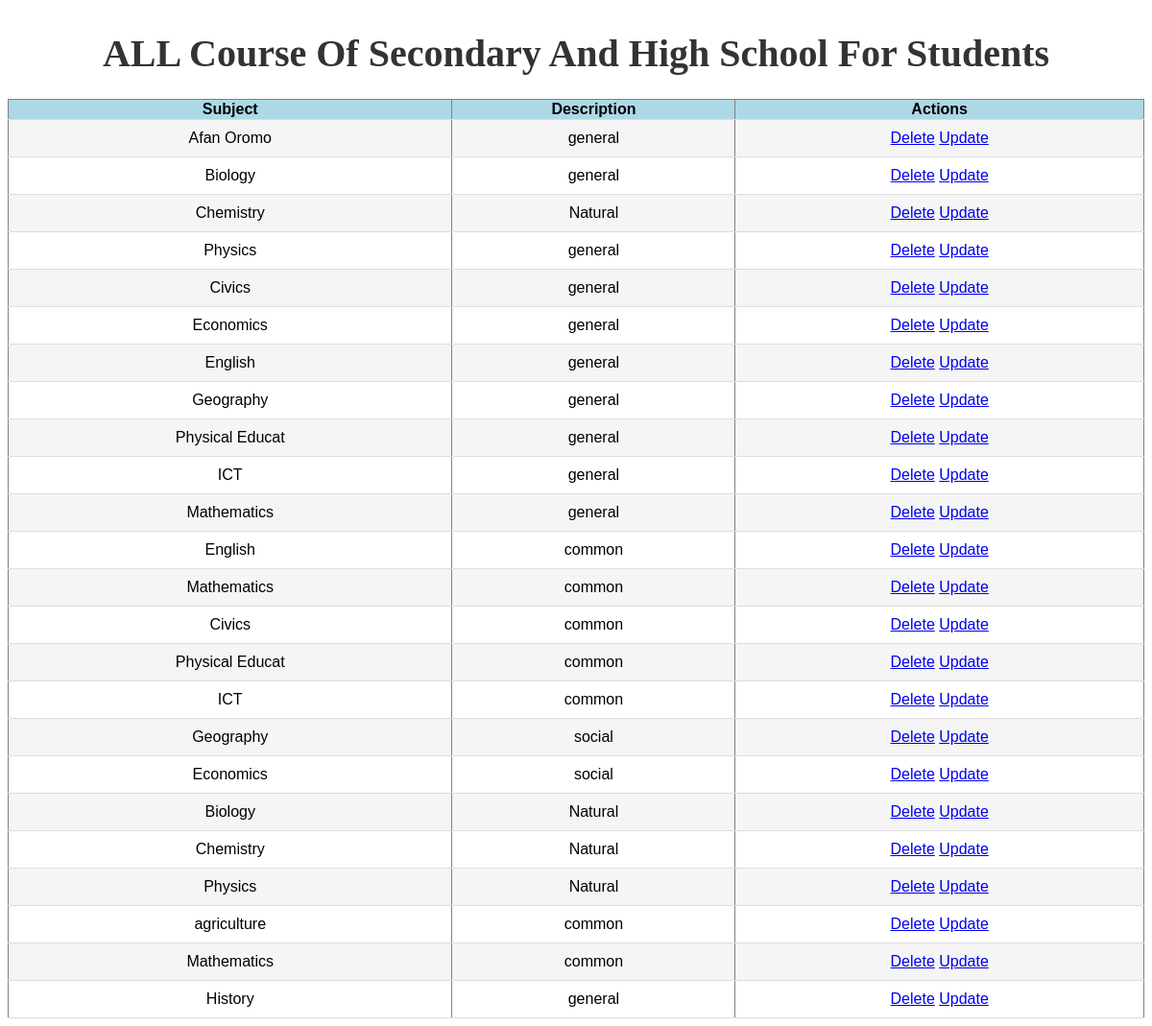
The app's page /allsubject.php with its own data.
### tables this page shows
CREATE TABLE `allsubject` (
  `subject` varchar(15) DEFAULT NULL,
  `description` varchar(15) DEFAULT NULL
);

### allsubject.php (the view, shortened to what this page needs)
<html>
<head>
</head>
<body>
<h1>ALL Course Of Secondary And High School For Students</h1>
</body>
</html>
<?php
$servername = "localhost";
$username = "root";
$password = "";
$dbname = "school_db";
$conn = new mysqli($servername, $username, $password, $dbname);
$sql = "SELECT * FROM allsubject";
$result = $conn->query($sql);
if ($result->num_rows > 0) {
    echo "<table border='1'>";
    echo "<tr>";
    $row = $result->fetch_assoc();
    foreach ($row as $key => $value) {
        echo "<th>" . ucfirst($key) . "</th>";
    }
    echo "<th>Actions</th>";
    echo "</tr>";
    $result->data_seek(0);
    while ($row = $result->fetch_assoc()) {
        echo "<tr>";
        foreach ($row as $value) {
            echo "<td>".$value."</td>";
        }
        echo "<td><a href='remove.php?subject=" . $row['subject'] . "'>Delete</a>
        <a href='edit.php?subject=" . $row['subject'] . "'>Update</a></td>";
        echo "</tr>";
    }
    echo "</table>";
} else {
    echo "No data found in the database.";
}
?>

### allsubject.php (style rules this page uses)
table { width: 100%; border-collapse: collapse; font-family: Arial, sans-serif; }
table,th,td { text-align:center; }
th { background-color:lightblue; }
tbody tr { border-bottom: 1px solid #ddd; }
tbody td { padding: 10px 15px; }
tbody tr:nth-of-type(even) { background-color: #f5f5f5; }
h1 { text-align: center; color: #333; font-size: 2.5rem; margin-top: 2rem; margin-bottom: 1.5rem; }
body { text-align:center; }

### records on screen
allsubject: subject "Afan Oromo", description "general"
allsubject: subject "Biology", description "general"
allsubject: subject "Chemistry", description "Natural"
allsubject: subject "Physics", description "general"
allsubject: subject "Civics", description "general"
allsubject: subject "Economics", description "general"
allsubject: subject "English", description "general"
allsubject: subject "Geography", description "general"
allsubject: subject "Physical Educat", description "general"
allsubject: subject "ICT", description "general"
allsubject: subject "Mathematics", description "general"
allsubject: subject "English", description "common"
allsubject: subject "Mathematics", description "common"
allsubject: subject "Civics", description "common"
allsubject: subject "Physical Educat", description "common"
allsubject: subject "ICT", description "common"
allsubject: subject "Geography", description "social"
allsubject: subject "Economics", description "social"
allsubject: subject "Biology", description "Natural"
allsubject: subject "Chemistry", description "Natural"
allsubject: subject "Physics", description "Natural"
allsubject: subject "agriculture", description "common"
allsubject: subject "Mathematics", description "common"
allsubject: subject "History", description "general"

### other values on screen
$key "Subject"
$key "Description"
